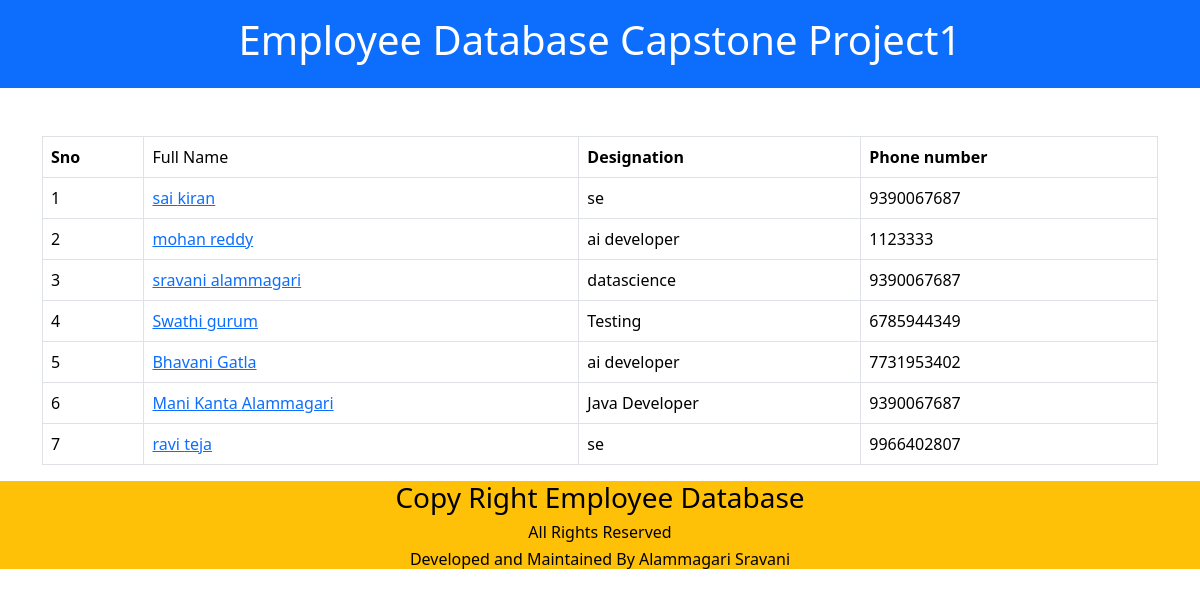
The page / on the database its author committed.
### salary/models.py (models this page shows, shortened)
class Employee(models.Model):
    first_name=models.CharField(max_length=100);
    last_name=models.CharField(max_length=100);
    photo=models.ImageField(upload_to='images');
    designation=models.CharField(max_length=100);
    email_address=models.EmailField(max_length=100);
    phone_number=models.CharField(max_length=10);

### Employee/views.py (the view)
# urls.py: path('',views.information,name='home'),
def information(request):
    employees=Employee.objects.all()
    context={
        'employees':employees,
    }
    return render(request,'home.html',context)

### templates/home.html (shortened to what this page needs)
<!DOCTYPE html>
<html lang="en">
<head>
    <link href="https://cdn.jsdelivr.net/npm/bootstrap@5.3.3/dist/css/bootstrap.min.css" rel="stylesheet">
</head>
<body>
  <header class="text-center bg-primary p-3 text-white">
    <h1>Employee Database Capstone Project1</h1>
  </header>
  <div class="container mt-5">
    <table class="table table-bordered table-hover mt-3">
      <thead>
        <tr>
          <th>Sno</th>
          <td>Full Name</td>
          <th>Designation</th>
          <th>Phone number</th>
        </tr>
      </thead>
      <tbody>
        {% for x in employees %}
        <tr>
          <td>{{forloop.counter}}</td>
          <td><a href="{% url 'employee_detail' x.id %}">{{x.first_name}} {{x.last_name}}</td></a>
          <td>{{x.designation}}</td>
          <td>{{x.phone_number}}</td>
        </tr>
        {% endfor %}
      </tbody>
    </table>
  </div>
    <footer class="text-center bg-warning text-black">
      <h3>Copy Right Employee Database</h3>
      <h6>All Rights Reserved </h6>
      <h6>Developed and Maintained By Alammagari Sravani</h6>
    </footer>
</body>
</html>

### rows shown on the page
Employee: first_name "sai", last_name "kiran", designation "se", phone_number "9390067687"
Employee: first_name "mohan", last_name "reddy", designation "ai developer", phone_number "1123333"
Employee: first_name "sravani", last_name "alammagari", designation "datascience", phone_number "9390067687"
Employee: first_name "Swathi", last_name "gurum", designation "Testing", phone_number "6785944349"
Employee: first_name "Bhavani", last_name "Gatla", designation "ai developer", phone_number "7731953402"
Employee: first_name "Mani Kanta", last_name "Alammagari", designation "Java Developer", phone_number "9390067687"
Employee: first_name "ravi", last_name "teja", designation "se", phone_number "9966402807"
